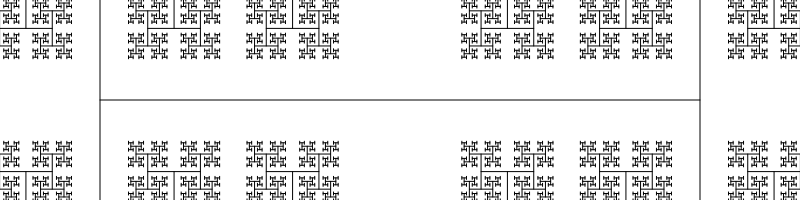
Frame 1 (no input)
Frame 2 (the mouse pressed at the canvas centre, redrawn once): identical to frame 1, image omitted

The p5.js sketch that drew this single still picture (run headless with seeded random() and noise() and a simulated clock; the mouse was pressed at the canvas centre and the sketch redrawn once):

// p5.js sketch
// ── sketch.js
// The Nature of Code
// Daniel Shiffman
// http://natureofcode.com

// Simple Recursion

function setup()
{
    createCanvas(800, 200);
}

function draw()
{
    background(255);
    drawLines(100, 100, 700, 100);
    noLoop();
}

function drawLines(x1, y1, x2, y2)
{
    line(x1, y1, x2, y2);
  
    var dx = x2 - x1;
    var dy = y2 - y1;

    //println(dx + " " + dy);

    if (dx === 0 && dy > 4)
    {
        drawLines(x1 - dy / 3, y1, x1 + dy / 3, y1);
        drawLines(x1 - dy / 3, y2, x1 + dy / 3, y2);
    }
    else
    if (dy === 0 && dx > 4)
    {
        drawLines(x1, y1 - dx / 3, x1, y1 + dx / 3);
        drawLines(x2, y1 - dx / 3, x2, y1 + dx / 3);
    }
}
